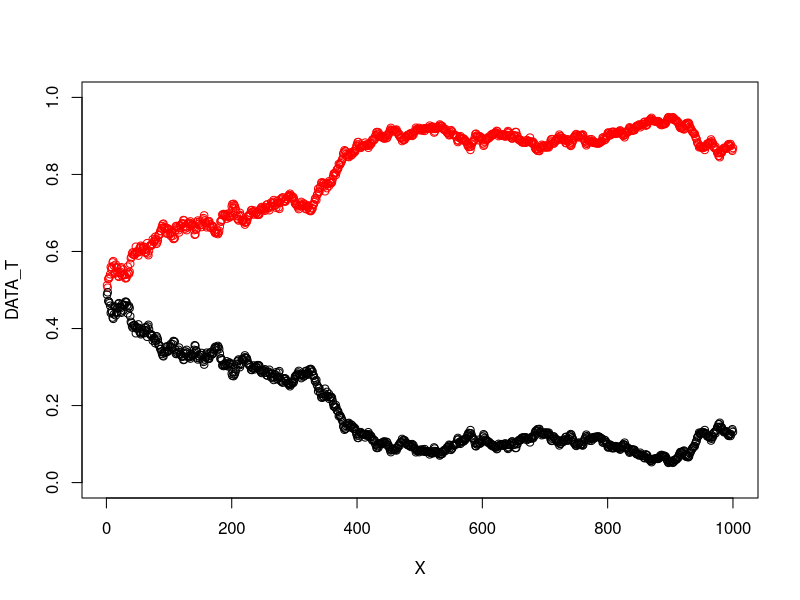

Write R code to recreate this figure.
#Set initial parameter values - population size and allele frequency
POPULATION = 1000
ALLELETERR = 0.5
ALLELESNEAK = 0.5
SEXRATIOF = 0.5
SEXRATIOM = 1-SEXRATIOF

#Get number of individuals for each sex and genotype
#Use a for loop through number of individuals plus if statement
#There has to be a better way to optimize this
#Set initial values to 0 outside loop
NUMBERS_FEMALE<-rmultinom(1,POPULATION*SEXRATIOF,c(ALLELETERR^2,ALLELETERR*2*ALLELESNEAK,ALLELESNEAK^2))
NUMBERS_MALE<-rmultinom(1,POPULATION*SEXRATIOM,c(ALLELETERR^2,ALLELETERR*ALLELESNEAK*2,ALLELESNEAK^2))
DATA_MALE<-NULL
DATA_FEMALE<-NULL
DATA_S<-NULL
DATA_T<-NULL

for (i in 1:1000){
  
  #New generation
  #Probabilities for different genotypes of offpring
  #HS - homozygote sneaker, HT - homozygote territorial, HET - heterozygote
  #Notation: e.g. HSTOHS - probability of HS female having HS offspring
  SS_TO_SS<-(NUMBERS_MALE[3]/sum(NUMBERS_MALE))+(0.5*NUMBERS_MALE[2]/sum(NUMBERS_MALE))
  SS_TO_ST<-(NUMBERS_MALE[1]/sum(NUMBERS_MALE))+(0.5*NUMBERS_MALE[2]/sum(NUMBERS_MALE))
  TT_TO_TT<-(NUMBERS_MALE[1]/sum(NUMBERS_MALE))+(0.5*NUMBERS_MALE[2]/sum(NUMBERS_MALE))
  TT_TO_ST<-(NUMBERS_MALE[3]/sum(NUMBERS_MALE))+(0.5*NUMBERS_MALE[2]/sum(NUMBERS_MALE))
  ST_TO_TT<-((0.5*(NUMBERS_MALE[1]/sum(NUMBERS_MALE)))+(0.25*(NUMBERS_MALE[2]/sum(NUMBERS_MALE))))
  ST_TO_SS<-((0.5*(NUMBERS_MALE[3]/sum(NUMBERS_MALE)))+(0.25*(NUMBERS_MALE[2]/sum(NUMBERS_MALE))))
  ST_TO_ST<-(1-ST_TO_TT-ST_TO_SS)
  
  #Now caclculating offspring numbers from females of each genotype...
  OFFSPRING_OF_SS<-rmultinom(1,NUMBERS_FEMALE[3]*2,c(SS_TO_SS,SS_TO_ST))
  OFFSPRING_OF_TT<-rmultinom(1,NUMBERS_FEMALE[1]*2,c(TT_TO_ST,TT_TO_TT))
  OFFSPRING_OF_ST<-rmultinom(1,NUMBERS_FEMALE[2]*2,c(ST_TO_TT,ST_TO_ST,ST_TO_SS))
  
  #For next generation, let's find out how many offspring of each genotype...
  POPULATION<-sum(OFFSPRING_OF_TT,OFFSPRING_OF_ST,OFFSPRING_OF_SS)
  TOTAL_SS<-sum(OFFSPRING_OF_SS[1],OFFSPRING_OF_ST[3])
  TOTAL_ST<-sum(OFFSPRING_OF_SS[2],OFFSPRING_OF_ST[2],OFFSPRING_OF_TT[1])
  TOTAL_TT<-sum(OFFSPRING_OF_ST[1],OFFSPRING_OF_TT[2])
  FREQ_T<-(2*TOTAL_TT + TOTAL_ST) / (POPULATION*2)
  FREQ_S<-(2*TOTAL_SS + TOTAL_ST) / (POPULATION*2)

  #Calculating our numbers of males and females for the next gen...
  NUMBERS_FEMALE<-c(ceiling(0.5*TOTAL_TT),ceiling(0.5*TOTAL_ST),ceiling(0.5*TOTAL_SS))
  NUMBERS_MALE<-c(floor(0.5*TOTAL_TT),floor(0.5*TOTAL_ST),floor(0.5*TOTAL_SS))
  DATA_MALE<-rbind(DATA_MALE,NUMBERS_MALE)
  DATA_FEMALE<-rbind(DATA_FEMALE,NUMBERS_FEMALE)
  DATA_S<-c(DATA_S,FREQ_S)
  DATA_T<-c(DATA_T,FREQ_T)
}
X<-seq(1000)
plot(cbind(X,DATA_T),ylim=c(0,1),col='red')
points(cbind(X,DATA_S))